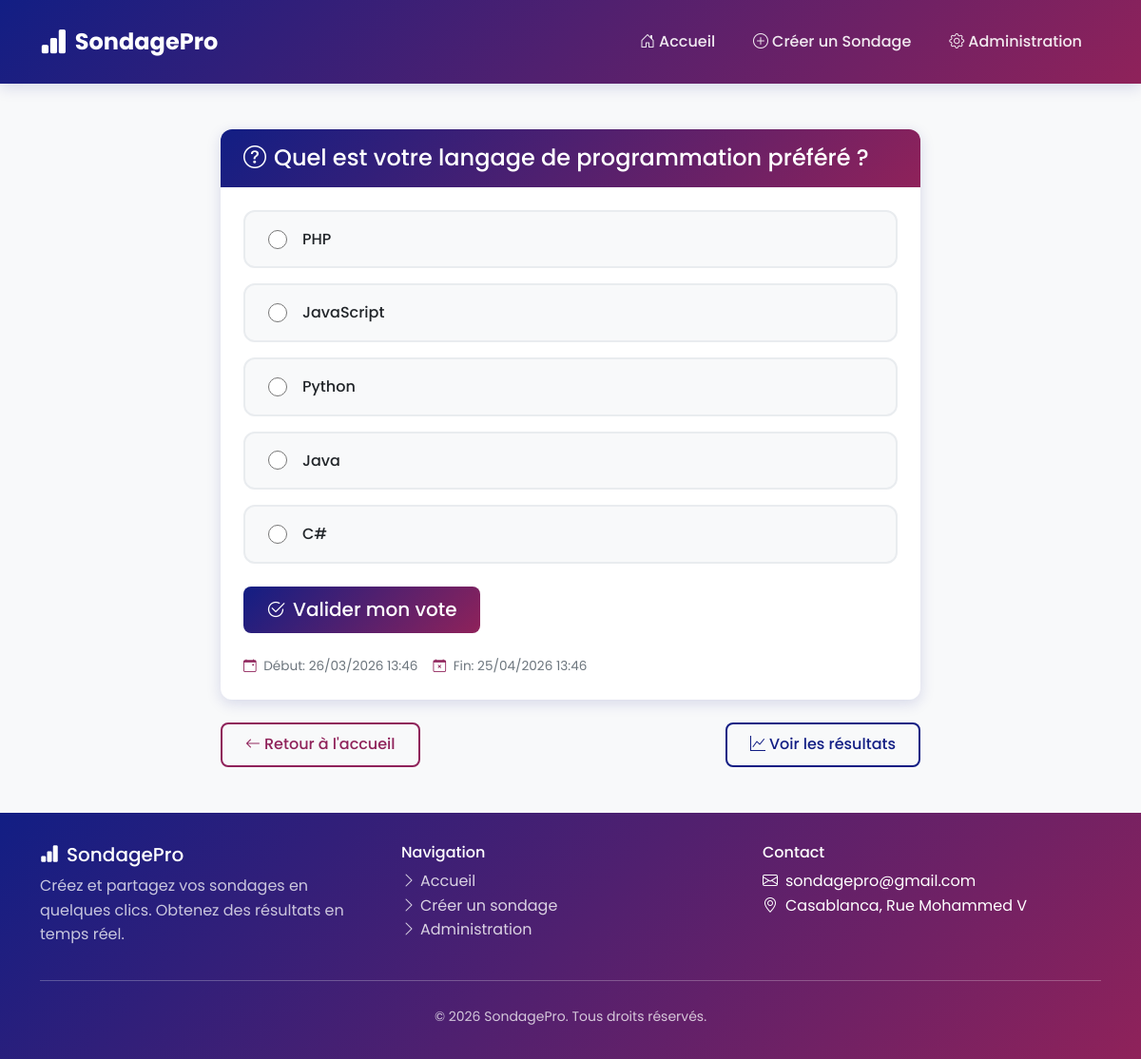
Page /voter.php?id=1 on the committed database.
### tables this page shows
CREATE TABLE IF NOT EXISTS sondages (
    id INT PRIMARY KEY AUTO_INCREMENT,
    question VARCHAR(500) NOT NULL,
    date_debut DATETIME NOT NULL,
    date_fin DATETIME NULL,
    actif BOOLEAN DEFAULT TRUE,
    created_at TIMESTAMP DEFAULT CURRENT_TIMESTAMP,
    INDEX idx_actif (actif),
    INDEX idx_dates (date_debut, date_fin)
);

CREATE TABLE IF NOT EXISTS options (
    id INT PRIMARY KEY AUTO_INCREMENT,
    sondage_id INT NOT NULL,
    texte VARCHAR(300) NOT NULL,
    created_at TIMESTAMP DEFAULT CURRENT_TIMESTAMP,
    FOREIGN KEY (sondage_id) REFERENCES sondages(id) ON DELETE CASCADE,
    INDEX idx_sondage (sondage_id)
);

### voter.php (the view, shortened to what this page needs)
<?php
require_once 'config/database.php';
$sondage_id = intval($_GET['id'] ?? 0);
$stmt = $pdo->prepare("SELECT * FROM sondages WHERE id = ?");
$stmt->execute([$sondage_id]);
$sondage = $stmt->fetch();
$now = new DateTime();
$date_debut = new DateTime($sondage['date_debut']);
$date_fin = $sondage['date_fin'] ? new DateTime($sondage['date_fin']) : null;
$isActive = $sondage['actif'] && $now >= $date_debut && (!$date_fin || $now <= $date_fin);
$stmt = $pdo->prepare("SELECT * FROM options WHERE sondage_id = ? ORDER BY id");
$stmt->execute([$sondage_id]);
$options = $stmt->fetchAll();
$ip = getClientIP();
$cookie_name = 'voted_' . $sondage_id;
$hasVoted = isset($_COOKIE[$cookie_name]);
if (!$hasVoted) {
    $stmt = $pdo->prepare("
        SELECT COUNT(*) FROM votes v
        JOIN options o ON v.option_id = o.id
        WHERE o.sondage_id = ? AND v.ip_votant = ?
    ");
    $stmt->execute([$sondage_id, $ip]);
    $hasVoted = $stmt->fetchColumn() > 0;
}
include 'includes/header.php';
?>
<div class="container mt-5 mb-5">
    <div class="row justify-content-center">
        <div class="col-lg-8">
            <div class="card">
                <div class="card-header">
                    <h4 class="mb-0">
                        <i class="bi bi-question-circle me-2"></i><?= htmlspecialchars($sondage['question']) ?>
                    </h4>
                </div>
                <div class="card-body">
                    <?php if ($hasVoted): ?>
                        <div class="alert alert-info mb-4">
                            <i class="bi bi-info-circle me-2"></i>
                            Vous avez déjà participé à ce sondage.
                        </div>
                        <a href="resultats.php?id=<?= $sondage_id ?>" class="btn btn-primary">
                            <i class="bi bi-graph-up me-1"></i>Voir les résultats
                        </a>
                    <?php elseif ($isActive): ?>
                        <form method="POST" id="voteForm">
                            <div class="mb-4">
                                <?php foreach ($options as $option): ?>
                                    <div class="vote-option" onclick="selectOption(this)">
                                        <input
                                            type="radio"
                                            name="option"
                                            id="option_<?= $option['id'] ?>"
                                            value="<?= $option['id'] ?>"
                                            required
                                        >
                                        <label for="option_<?= $option['id'] ?>">
                                            <?= htmlspecialchars($option['texte']) ?>
                                        </label>
                                    </div>
                                <?php endforeach; ?>
                            </div>
                            <button type="submit" class="btn btn-primary btn-lg">
                                <i class="bi bi-check2-circle me-2"></i>Valider mon vote
                            </button>
                        </form>
                    <?php else: ?>
                        <p class="text-muted mb-0">
                            Le vote n'est pas disponible pour le moment.
                        </p>
                    <?php endif; ?>
                    <div class="date-info mt-4">
                        <span>
                            <i class="bi bi-calendar-event me-1"></i>
                            Début: <?= date('d/m/Y H:i', strtotime($sondage['date_debut'])) ?>
                        </span>
                        <?php if ($sondage['date_fin']): ?>
                            <span>
                                <i class="bi bi-calendar-x me-1"></i>
                                Fin: <?= date('d/m/Y H:i', strtotime($sondage['date_fin'])) ?>
                            </span>
                        <?php endif; ?>
                    </div>
                </div>
            </div>
            <div class="d-flex justify-content-between mt-4">
                <a href="index.php" class="btn btn-outline-secondary">
                    <i class="bi bi-arrow-left me-1"></i>Retour à l'accueil
                </a>
                <a href="resultats.php?id=<?= $sondage_id ?>" class="btn btn-outline-primary">
                    <i class="bi bi-graph-up me-1"></i>Voir les résultats
                </a>
            </div>
        </div>
    </div>
</div>
<?php include 'includes/footer.php'; ?>

### css/style.css (style rules this page uses)
:root { --primary-color: #121e84; --secondary-color: #8f225a; --primary-light: #1a2a9e; --secondary-light: #a82d6d; --primary-dark: #0d1660; --secondary-dark: #6d1a45; --gradient-primary: linear-gradient(135deg, #121e84 0%, #8f225a 100%); --gradient-secondary: linear-gradient(135deg, #8f225a 0%, #121e84 100%); --text-light: #ffffff; --text-dark: #1a1a2e; --bg-light: #f8f9fa; --bg-card: #ffffff; --shadow: 0 4px 15px rgba(18, 30, 132, 0.15); --shadow-hover: 0 8px 25px rgba(18, 30, 132, 0.25); --border-radius: 12px; --transition: all 0.3s ease; }
* { margin: 0; padding: 0; box-sizing: border-box; }
body { font-family: 'Segoe UI', Tahoma, Geneva, Verdana, sans-serif; background: var(--bg-light); color: var(--text-dark); min-height: 100vh; line-height: 1.6; }
.card { border: none; border-radius: var(--border-radius); box-shadow: var(--shadow); transition: var(--transition); overflow: hidden; background: var(--bg-card); }
.card-header { background: var(--gradient-primary); color: var(--text-light); font-weight: 600; padding: 1rem 1.5rem; border: none; }
.card-body { padding: 1.5rem; }
.btn { padding: 0.6rem 1.5rem; border-radius: 8px; font-weight: 500; transition: var(--transition); border: none; }
.btn-primary { background: var(--gradient-primary); color: var(--text-light); }
.btn-outline-primary { color: var(--primary-color); border: 2px solid var(--primary-color); background: transparent; }
.btn-outline-secondary { color: var(--secondary-color); border: 2px solid var(--secondary-color); background: transparent; }
.vote-option { background: var(--bg-light); border: 2px solid #e9ecef; border-radius: var(--border-radius); padding: 1rem 1.5rem; margin-bottom: 1rem; cursor: pointer; transition: var(--transition); display: flex; align-items: center; gap: 1rem; }
.vote-option input[type="radio"] { width: 20px; height: 20px; accent-color: var(--primary-color); }
.vote-option label { flex: 1; cursor: pointer; font-weight: 500; margin: 0; }
.fade-in { animation: fadeIn 0.5s ease forwards; }
.date-info { display: flex; gap: 1rem; font-size: 0.85rem; color: #6c757d; margin-top: 0.5rem; }
.date-info i { color: var(--secondary-color); }

### includes/header.php (style rules this page uses)
body { font-family: 'Poppins', sans-serif; }

### rows in the picture
sondages: question "Quel est votre langage de programmation préféré ?", date_debut "26/03/2026 13:46", date_fin "25/04/2026 13:46"
options: texte "PHP"
options: texte "JavaScript"
options: texte "Python"
options: texte "Java"
options: texte "C#"
